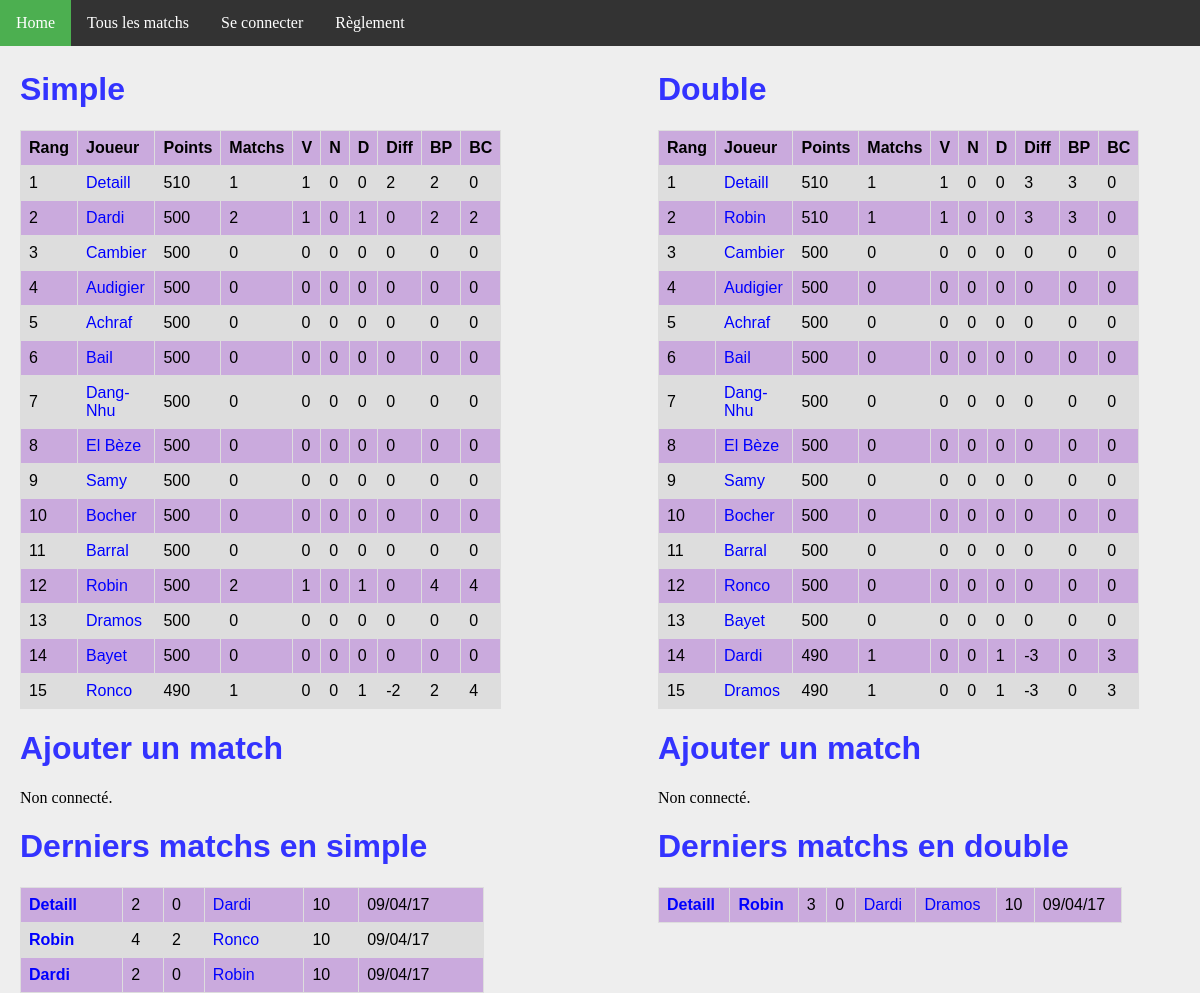
Before: / with the older database file.
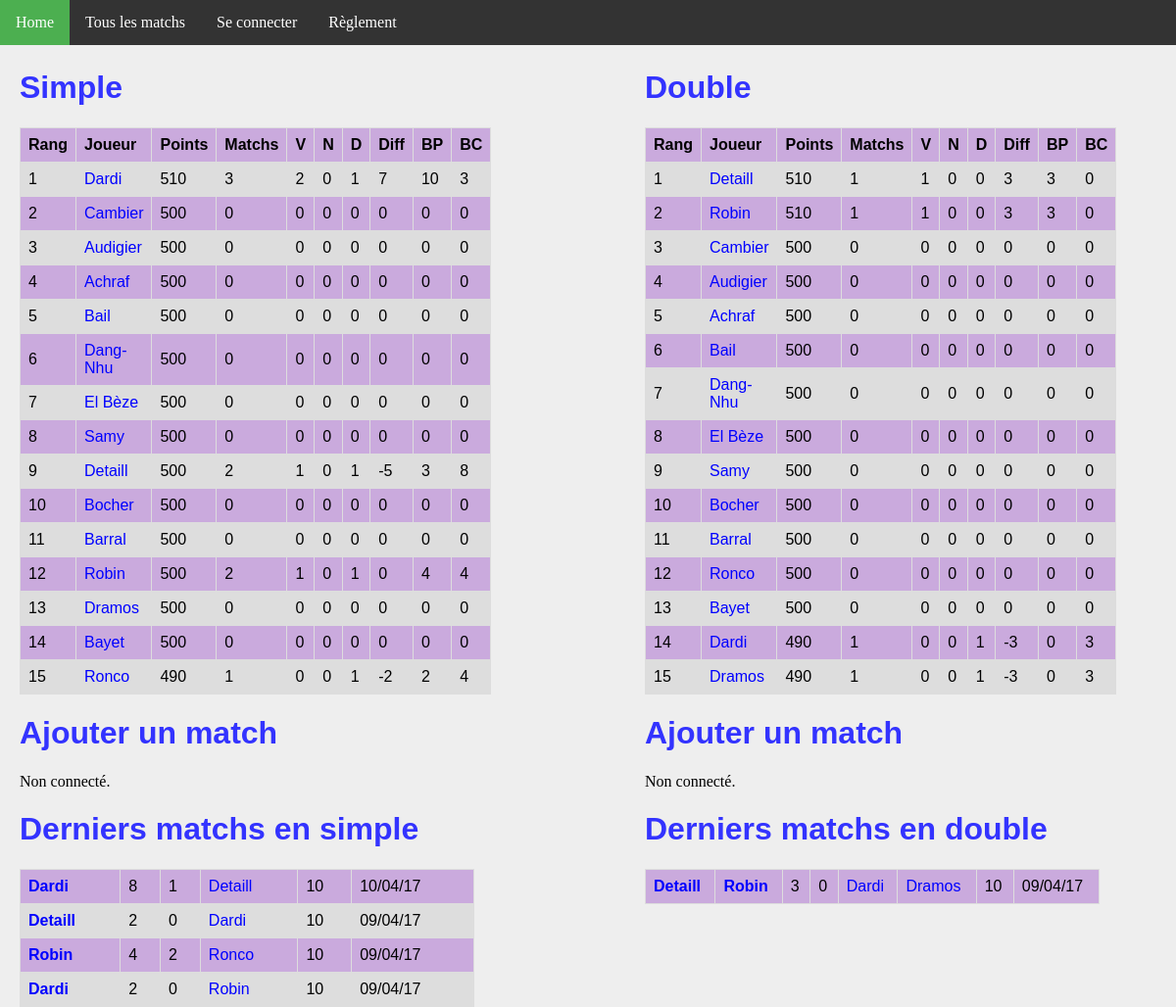
After: the same page with the newer database file.
### ranking/models.py (models this page shows, shortened)
class Joueur(models.Model):
    user = models.OneToOneField(User, on_delete=models.CASCADE)
    pseudo = models.CharField(max_length = 50, default="Pax lambda")
    simple_score = models.IntegerField(default=500)
    simple_rang = models.IntegerField(default=0)
    simple_victoires = models.IntegerField(default=0)
    simple_nuls = models.IntegerField(default=0)
    simple_defaites = models.IntegerField(default=0)
    simple_buts_pour = models.IntegerField(default=0)
    simple_buts_contre = models.IntegerField(default=0)
    double_score = models.IntegerField(default=500)
    double_rang = models.IntegerField(default=0)
    double_victoires = models.IntegerField(default=0)
    double_nuls = models.IntegerField(default=0)
    double_defaites = models.IntegerField(default=0)
    double_buts_pour = models.IntegerField(default=0)
    double_buts_contre = models.IntegerField(default=0)
    @property
    def simple_matchs(self):
        return self.simple_nuls + self.simple_victoires + self.simple_defaites
    @property
    def double_matchs(self):
        return self.double_nuls + self.double_victoires + self.double_defaites
    @property
    def simple_diff(self):
        return self.simple_buts_pour - self.simple_buts_contre
    @property
    def double_diff(self):
        return self.double_buts_pour - self.double_buts_contre

class MatchSimple(models.Model):
    domicile = models.ForeignKey('Joueur', related_name = 'dom')
    exterieur = models.ForeignKey('Joueur', related_name = 'exte')
    date = models.DateTimeField(auto_now_add=True)
    buts_domicile = models.IntegerField(default=0)
    buts_exterieur = models.IntegerField(default=0)
    points = models.IntegerField(default=0)
    @property
    def winner(self):
        if self.buts_domicile > self.buts_exterieur:
            return 1.
        elif self.buts_domicile < self.buts_exterieur:
            return 0.
        else:
            return 0.5

class MatchDouble(models.Model):
    domicile_1 = models.ForeignKey('Joueur', related_name = 'dom1')
    domicile_2 = models.ForeignKey('Joueur', related_name = 'dom2')
    exterieur_1 = models.ForeignKey('Joueur', related_name = 'exte1')
    exterieur_2 = models.ForeignKey('Joueur', related_name = 'exte2')
    date = models.DateTimeField(auto_now_add=True)
    buts_domicile = models.IntegerField(default=0)
    buts_exterieur = models.IntegerField(default=0)
    points = models.IntegerField(default=0)
    @property
    def winner(self):
        if self.buts_domicile > self.buts_exterieur:
            return 1.
        elif self.buts_domicile < self.buts_exterieur:
            return 0.
        else:
            return 0.5

### ranking/views.py (the view)
# urls.py: url(r'^$', views.index, name='index'),
def index(request):
    n_matchs = 10
    context = {
        'simple_ranking': Joueur.objects.order_by('simple_rang').all(),
        'double_ranking': Joueur.objects.order_by('double_rang').all(),
        'simple_matchs': MatchSimple.objects.order_by('-date').all()[:n_matchs],
        'double_matchs': MatchDouble.objects.order_by('-date').all()[:n_matchs],
    }
    return render(request, 'index.html', context)

### ranking/templates/index.html
{% extends 'base.html' %}
{% block body %}
<div id="column1" style="float:left; margin:0; width:40%;">
    <h1>Simple</h1>
    <table>
        <tr>
            <th>Rang</th>
            <th>Joueur</th>
            <th>Points</th>
            <th>Matchs</th>
            <th>V</th>
            <th>N</th>
            <th>D</th>
            <th>Diff</th>
            <th>BP</th>
            <th>BC</th>
        </tr>
        {% for j in simple_ranking %}
        <tr>
            <td>{{ j.simple_rang }}</td>
            <td><a class='joueur' href="{% url 'joueur' j.id %}">{{j.pseudo}}</a></td>
            <td>{{j.simple_score}}</td>
            <td>{{j.simple_matchs}}</td>
            <td>{{j.simple_victoires}}</td>
            <td>{{j.simple_nuls}}</td>
            <td>{{j.simple_defaites}}</td>
            <td>{{j.simple_diff}}</td>
            <td>{{j.simple_buts_pour}}</td>
            <td>{{j.simple_buts_contre}}</td>
        </tr>
        {% endfor %}
    </table>
    <h1>Ajouter un match</h1>
    {% if request.user.is_authenticated %}
    {% if message %}<p><strong>{{ message }}</strong></p>{% endif %}
    <form action="{% url 'traiter_match' %}" method='post'>
        {% csrf_token %}
        <table>
            <tr>
                <td><label for="adv">Adversaire</label></td>
                <td><select name="adv">
                    {% for j in simple_ranking %}
                        <option value="{{j.id}}">{{j.pseudo}}</option>
                    {% endfor %}
                </select></td>
            </tr>
            <tr>
                <td>Score</td>
                <td>
                    <input name="score_1" min="0" max="30" type="number" value="0"/>
                    -
                    <input name="score_2" min="0" max="30" type="number" value="0"/>
                </td>
            </tr>
        </table>
        <br/><input type="submit" value="Valider"/><br/><br/>
	</form>
    {% else %}
        Non connecté.
    {% endif %}
    <h1>Derniers matchs en simple</h1>
    <table>
        {% for m in simple_matchs %}
        <tr>
            <td {% if m.winner == 1 %} style='font-weight:bold'{% endif %} >
                <a class="joueur" href="{% url 'joueur' m.domicile.id %}">{{m.domicile.pseudo}}</a>
            </td>
            <td>{{m.buts_domicile}}</td>
            <td>{{m.buts_exterieur}}</td>
            <td {% if m.winner == 0 %} style='font-weight:bold'{% endif %} >
                <a class='joueur' href="{% url 'joueur' m.exterieur.id %}">{{m.exterieur.pseudo}}</a>
            </td>
            <td>{{m.points}}</td>
            <td>{{m.date | date:'d/m/y'}}</td>
        </tr>
        {% endfor %}
    </table>
</div>
<div id="column2" style="float:left; margin-left:15%;width:40%;">
<h1>Double</h1>
<table>
    <tr>
        <th>Rang</th>
        <th>Joueur</th>
        <th>Points</th>
        <th>Matchs</th>
        <th>V</th>
        <th>N</th>
        <th>D</th>
        <th>Diff</th>
        <th>BP</th>
        <th>BC</th>
    </tr>
    {% for j in double_ranking %}
    <tr>
        <td>{{ j.double_rang }}</td>
        <td><a class='joueur' href="{% url 'joueur' j.id %}">{{j.pseudo}}</a></td>
        <td>{{j.double_score}}</td>
        <td>{{j.double_matchs}}</td>
        <td>{{j.double_victoires}}</td>
        <td>{{j.double_nuls}}</td>
        <td>{{j.double_defaites}}</td>
        <td>{{j.double_diff}}</td>
        <td>{{j.double_buts_pour}}</td>
        <td>{{j.double_buts_contre}}</td>
    </tr>
    {% endfor %}
    </table>
    <h1>Ajouter un match</h1>
    {% if request.user.is_authenticated %}
    {% if message %}<p><strong>{{ message }}</strong></p>{% endif %}
    <form action="{% url 'traiter_match_double' %}" method='post'>
        {% csrf_token %}
        <table>
            <tr>
                <td><label for="co">Coéquipier</label></td>
                <td><select name="co">
                    {% for j in double_ranking %}
                        <option value="{{j.id}}">{{j.pseudo}}</option>
                    {% endfor %}
                </select></td>
            </tr>
            <tr>
                <td><label for="adv_1">Adversaire</label></td>
                <td><select name="adv_1">
                    {% for j in double_ranking %}
                        <option value="{{j.id}}">{{j.pseudo}}</option>
                    {% endfor %}
                </select></td>
            </tr>
            <tr>
                <td><label for="adv_2">Adversaire</label></td>
                <td><select name="adv_2">
                    {% for j in double_ranking %}
                        <option value="{{j.id}}">{{j.pseudo}}</option>
                    {% endfor %}
                </select></td>
            </tr>
            <tr>
                <td>Score</td>
                <td>
                    <input name="score_1" min="0" max="30" type="number" value="0"/>
                    -
                    <input name="score_2" min="0" max="30" type="number" value="0"/>
                </td>
            </tr>
        </table>
        <br/><input type="submit" value="Valider"/><br/><br/>
	</form>
    {% else %}
        Non connecté.
    {% endif %}
    <h1>Derniers matchs en double</h1>
    <table>
        {% for m in double_matchs %}
        <tr>
            <td {% if m.winner == 1 %} style='font-weight:bold'{% endif %} >
                <a class="joueur" href="{% url 'joueur' m.domicile_1.id %}">{{m.domicile_1.pseudo}}</a>
            </td>
            <td {% if m.winner == 1 %} style='font-weight:bold'{% endif %} >
                <a class="joueur" href="{% url 'joueur' m.domicile_2.id %}">{{m.domicile_2.pseudo}}</a>
            </td>
            <td>{{m.buts_domicile}}</td>
            <td>{{m.buts_exterieur}}</td>
            <td {% if m.winner == 0 %} style='font-weight:bold'{% endif %} >
                <a class='joueur' href="{% url 'joueur' m.exterieur_1.id %}">{{m.exterieur_1.pseudo}}</a>
            </td>
            <td {% if m.winner == 0 %} style='font-weight:bold'{% endif %} >
                <a class='joueur' href="{% url 'joueur' m.exterieur_2.id %}">{{m.exterieur_2.pseudo}}</a>
            </td>
            <td>{{m.points}}</td>
            <td>{{m.date | date:'d/m/y'}}</td>
        </tr>
        {% endfor %}
    </table>
    </div>
{% endblock %}

### ranking/templates/base.html (shortened to what this page needs)
{% load static %}
<!DOCTYPE html>
<html>
<head>
  <link rel="stylesheet" href="{% static 'fifa.css' %}"/>
</head>
<body>
<ul>
    <li><a class="menu" href="{% url 'index' %}">Home</a></li>
    <li><a href="{% url 'matchs'%}" class="menu">Tous les matchs</a></li>
    {% if request.user.is_authenticated %}
        <li><a class="menu" href="{% url 'joueur' request.user.joueur.id %}">Mon profil</a></li>
        <li><a class="menu" href="{% url 'logout' %}">Se déconnecter ({{request.user.joueur.pseudo}})</a></li>
    {% else %}
        <li><a class="menu" href="{% url 'login' %}">Se connecter</a></li>
    {% endif %}
    <li><a href="{% url 'reglement'%}" class="menu">Règlement</a></li>
</ul>
<div style="padding:20px;margin-top:30px;">
<div id="contentBox" style="margin:0px auto; width:100%">
{% block body %}
{% endblock %}
</div>
</div>
</body>
</html>

### ranking/static/fifa.css (style rules this page uses)
h1, h2 { font-family: Arial; color: #3333FF; }
a { color: blue; text-decoration: none; }
body { background: #EEEEEE; margin: 0px; }
table { font-family: arial, sans-serif; border-collapse: collapse; width: 100%; }
td, th { border: 1px solid #dddddd; text-align: left; padding: 8px; }
tr:nth-child(even) { background-color: #DDDDDD; }
tr:nth-child(odd) { background-color: #CAAADD; }
ul { list-style-type: none; margin: 0; padding: 0; overflow: hidden; background-color: #333; position: fixed; top: 0; width: 100%; }
li { float: left; }
li a { display: block; color: white; text-align: center; padding: 14px 16px; text-decoration: none; }

Changed rows visible on the page:
changed Joueur "Dardi": simple_rang "2" → "1"; simple_score "500" → "510"; simple_matchs "2" → "3"; simple_victoires "1" → "2"; simple_diff "0" → "7"; simple_buts_pour "2" → "10"; simple_buts_contre "2" → "3"
changed Joueur "Cambier": simple_rang "3" → "2"
changed Joueur "Audigier": simple_rang "4" → "3"
changed Joueur "Achraf": simple_rang "5" → "4"
changed Joueur "Bail": simple_rang "6" → "5"
changed Joueur "Dang-Nhu": simple_rang "7" → "6"
changed Joueur "El Bèze": simple_rang "8" → "7"
changed Joueur "Samy": simple_rang "9" → "8"
changed Joueur "Detaill": simple_rang "1" → "9"; simple_score "510" → "500"; simple_matchs "1" → "2"; simple_defaites "0" → "1"; simple_diff "2" → "-5"; simple_buts_pour "2" → "3"; simple_buts_contre "0" → "8"; moves down the list
added MatchSimple: domicile.pseudo "Dardi", buts_domicile "8", buts_exterieur "1", exterieur.pseudo "Detaill", points "10", date "10/04/17"
